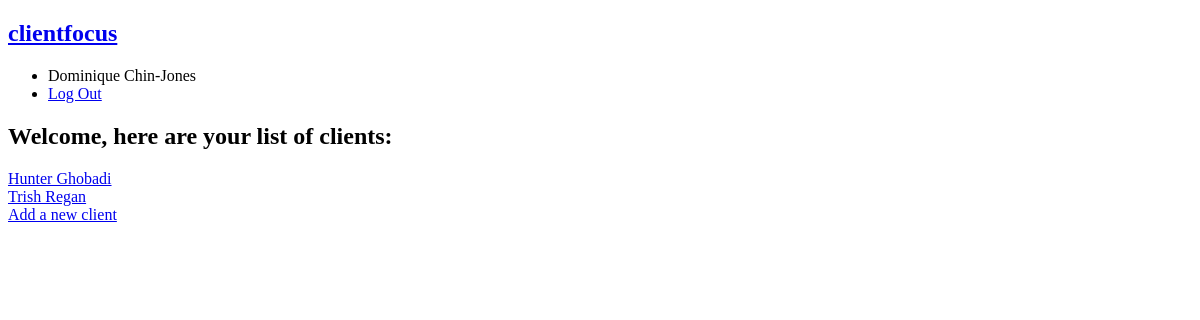
Page / (signed in) on the earlier database version.
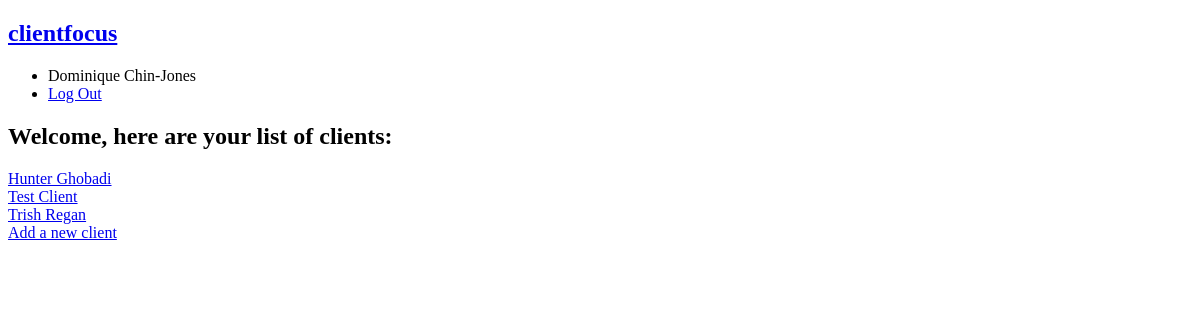
Same page on the later database version.
### tables this page shows
CREATE TABLE client (
    id INTEGER PRIMARY KEY AUTOINCREMENT,
    trainer_id INTEGER NOT NULL,
    name TEXT NOT NULL,
    age INTEGER NOT NULL,
    date_of_birth TEXT NOT NULL,
    goals TEXT,
    notes TEXT,
    FOREIGN KEY (trainer_id) REFERENCES user (id)
        ON DELETE CASCADE
);

### clientfocus_app/trainer.py (the view)
@bp.route('/')
@login_required
def index():
    database = get_database()
    trainer = g.user['id']
    clients = database.execute(
        """SELECT client.id, name
        FROM client
        INNER JOIN user on client.trainer_id = ?
        ORDER BY name ASC""", (trainer,)
    ).fetchall()
    return render_template('trainer/index.html', clients=clients, trainer=trainer)

### clientfocus_app/auth.py (called while the page is built)
@bp.before_app_request
def load_logged_in_user():
    user_id = session.get('user_id')
    if user_id is None:
        g.user = None
    else:
        g.user = get_database().execute(
            'SELECT * FROM user WHERE id = ?', (user_id,)
        ).fetchone()

def login_required(view_function):
    @functools.wraps(view_function)
    def view_function_wrapper(**kwargs):
        if g.user is None:
            return redirect(url_for('auth.login'))
        return view_function(**kwargs)
    return view_function_wrapper

### clientfocus_app/db.py (called while the page is built)
def get_database():
    if 'database' not in g:
        g.database = sqlite3.connect(
            current_app.config['DATABASE'],
            detect_types=sqlite3.PARSE_DECLTYPES
        )
        g.database.row_factory = sqlite3.Row
    return g.database

def close_database(e=None):
    database = g.pop('database', None)
    if database is not None:
        database.close()

### clientfocus_app/templates/trainer/index.html (shortened to what this page needs)
{% extends 'base.html' %}
{% block header %}<h2>Welcome, here are your list of clients:</h2>{% endblock %}
{% block content %}
{% for client in clients %}
<div class="client"><a href="{{ url_for('client.index', id=client['id']) }}">{{ client['name'] }}</a></div>
{% endfor %}
<a href="{{ url_for('trainer.addclient') }}">Add a new client</a>
{% endblock %}

Differences in the rows shown:
added client: name "Test Client"
